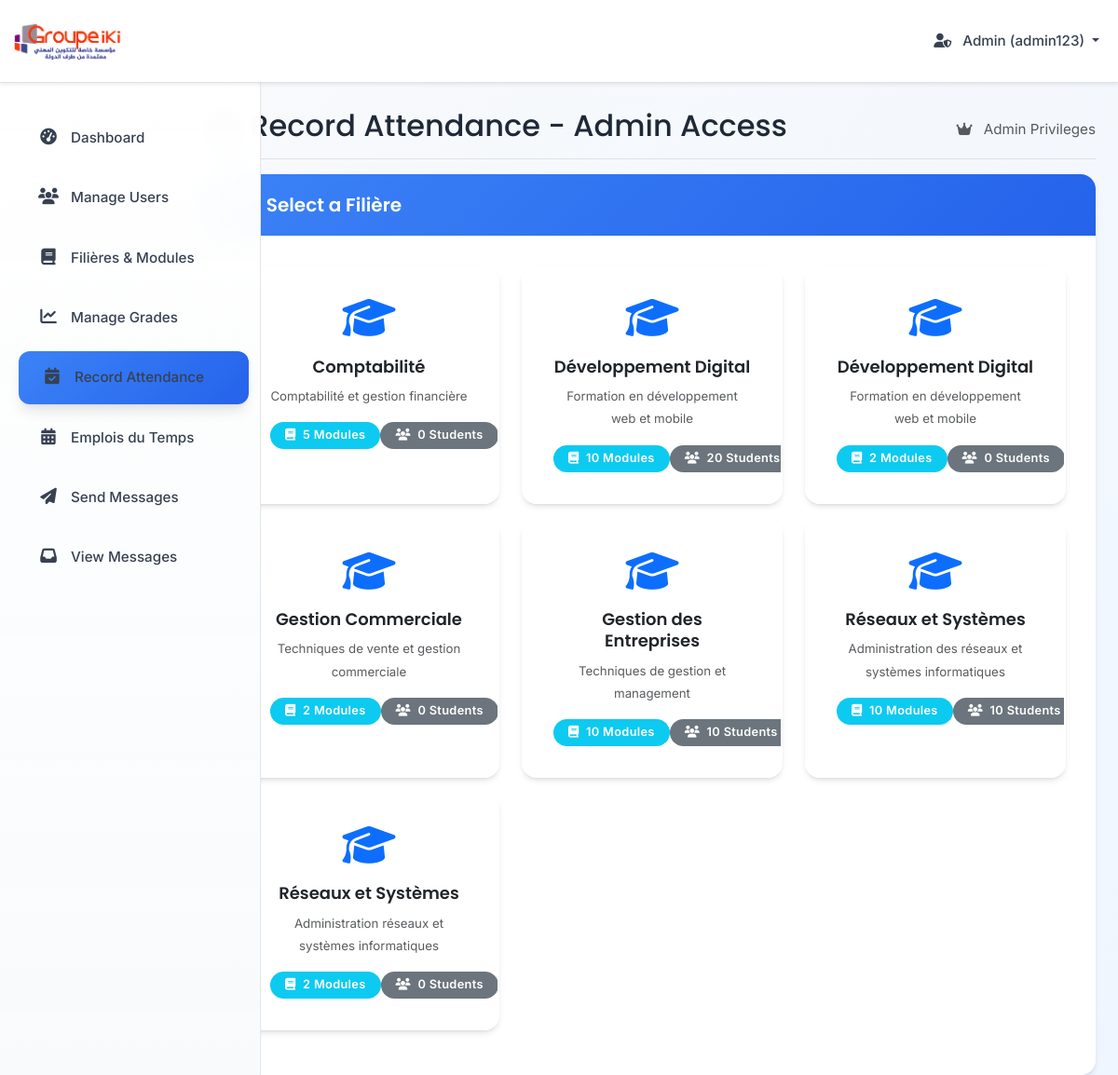
Before: /record_absence.php (signed in) with the older database file.
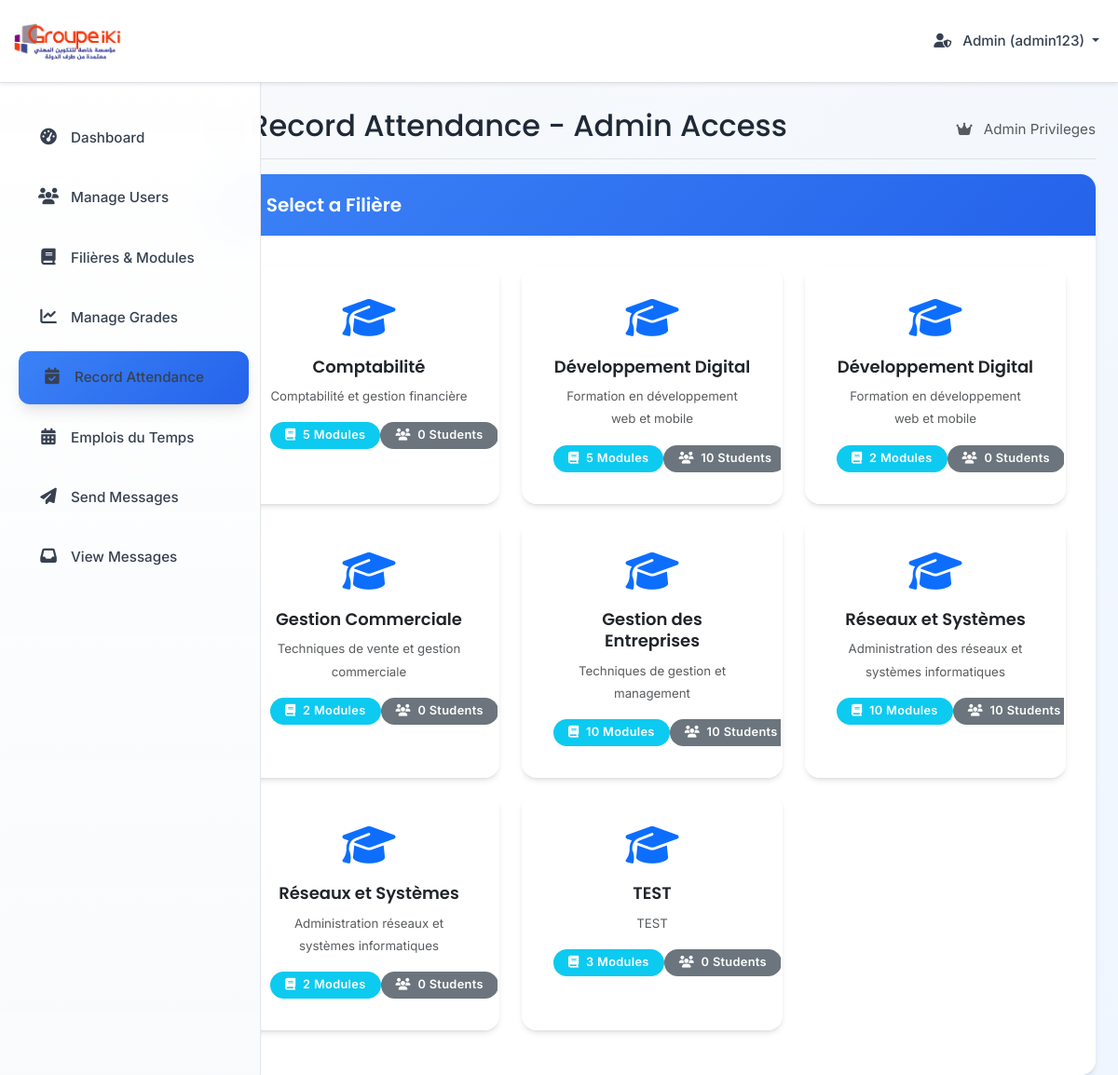
After: the same page with the newer database file.
### tables this page shows
CREATE TABLE `filieres` (
  `id` int(11) NOT NULL,
  `name` varchar(100) NOT NULL,
  `description` text DEFAULT NULL,
  `created_at` timestamp NOT NULL DEFAULT current_timestamp()
);

### record_absence.php (the view, shortened to what the changed rows need)
<?php
$user_role = $_SESSION['role'];
$host = 'localhost';
$dbname = 'groupe_iki';
$username = 'root';
$db_password = '';
try {
    $pdo = new PDO("mysql:host=$host;dbname=$dbname;charset=utf8", $username, $db_password);
    $pdo->setAttribute(PDO::ATTR_ERRMODE, PDO::ERRMODE_EXCEPTION);
} catch (PDOException $e) {
    $error_message = 'Database connection failed: ' . $e->getMessage();
}
?>
<!DOCTYPE html>
<html lang="en">
<head>
    <link href="https://cdn.jsdelivr.net/npm/bootstrap@5.3.0/dist/css/bootstrap.min.css" rel="stylesheet">
    <link href="https://cdnjs.cloudflare.com/ajax/libs/font-awesome/6.4.0/css/all.min.css" rel="stylesheet">
    <link href="css/styles.css" rel="stylesheet">
</head>
<body class="dashboard-page">
    <div class="container-fluid">
        <div class="row">
            <main class="col-md-9 ms-sm-auto col-lg-10 px-md-4 main-content">
                <div class="d-flex justify-content-between flex-wrap flex-md-nowrap align-items-center pt-3 pb-2 mb-3 border-bottom">
                    <h1 class="h2">
                        <i class="fas fa-calendar-check me-2"></i>
                        Record Attendance
                        <?php if ($user_role === 'teacher'): ?>
                        - <?php echo date('d/m/Y'); ?>
                        <?php else: ?>
                        - Admin Access
                        <?php endif; ?>
                    </h1>
                </div>
                <?php if ($user_role === 'admin' && (!isset($_GET['module_id']) && !isset($_GET['filiere_id']))): ?>
<div class="row">
    <div class="col-12">
        <div class="card">
            <div class="card-body">
                <?php
                try {
                    $stmt = $pdo->query("
                        SELECT
                            f.id as filiere_id,
                            f.name as filiere_name,
                            f.description as filiere_description,
                            COUNT(DISTINCT m.id) as module_count,
                            COUNT(s.cni) as student_count
                        FROM filieres f
                        LEFT JOIN modules m ON f.id = m.filiere_id
                        LEFT JOIN students s ON s.filiere_id = f.id
                        GROUP BY f.id
                        ORDER BY f.name
                    ");
                    $filieres = $stmt->fetchAll(PDO::FETCH_ASSOC);
                    if (empty($filieres)): ?>
                    <div class="alert alert-warning">
                        <i class="fas fa-exclamation-triangle me-2"></i>
                        <strong>No filières found!</strong> Please add filières first.
                    </div>
                    <?php else: ?>
                    <div class="row">
                        <?php foreach ($filieres as $filiere): ?>
                        <div class="col-md-6 col-lg-4 mb-3">
                            <div class="card h-100 module-card" style="cursor: pointer;"
                                 onclick="selectFiliere(<?php echo $filiere['filiere_id']; ?>)">
                                <div class="card-body text-center">
                                    <div class="mb-3">
                                        <i class="fas fa-graduation-cap fa-3x text-primary"></i>
                                    </div>
                                    <h6 class="card-title"><?php echo htmlspecialchars($filiere['filiere_name']); ?></h6>
                                    <p class="card-text">
                                        <small class="text-muted"><?php echo htmlspecialchars($filiere['filiere_description'] ?: 'No description'); ?></small>
                                    </p>
                                    <div class="d-flex justify-content-around">
                                        <span class="badge bg-info">
                                            <i class="fas fa-book me-1"></i>
                                            <?php echo $filiere['module_count']; ?> Modules
                                        </span>
                                        <span class="badge bg-secondary">
                                            <i class="fas fa-users me-1"></i>
                                            <?php echo $filiere['student_count']; ?> Students
                                        </span>
                                    </div>
                                </div>
                            </div>
                        </div>
                        <?php endforeach; ?>
                    </div>
                    <?php endif; ?>
                <?php } catch (PDOException $e) { ?>
                <div class="alert alert-danger">
                    <i class="fas fa-exclamation-triangle me-2"></i>
                    Error loading filières: <?php echo htmlspecialchars($e->getMessage()); ?>
                </div>
                <?php } ?>
            </div>
        </div>
    </div>
</div>
<?php endif; ?>
            </main>
        </div>
    </div>
</body>
</html>

Changed rows visible on the page:
computed for filieres (number 2 of 8 on the later page): module_count "10" → "5"; student_count "20" → "10"
added filieres: name "TEST", description "TEST", module_count "3", student_count "0"
